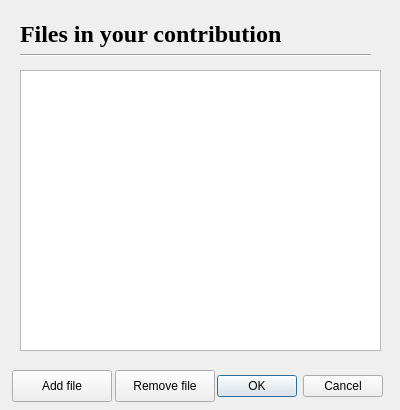
<?xml version="1.0" encoding="UTF-8"?>
<ui version="4.0">
 <class>File_Dialog</class>
 <widget class="QDialog" name="File_Dialog">
  <property name="geometry">
   <rect>
    <x>0</x>
    <y>0</y>
    <width>400</width>
    <height>410</height>
   </rect>
  </property>
  <property name="windowTitle">
   <string>Dialog</string>
  </property>
  <widget class="QDialogButtonBox" name="buttonBox">
   <property name="geometry">
    <rect>
     <x>42</x>
     <y>370</y>
     <width>341</width>
     <height>32</height>
    </rect>
   </property>
   <property name="orientation">
    <enum>Qt::Horizontal</enum>
   </property>
   <property name="standardButtons">
    <set>QDialogButtonBox::Cancel|QDialogButtonBox::Ok</set>
   </property>
  </widget>
  <widget class="QTableWidget" name="tableWidget">
   <property name="geometry">
    <rect>
     <x>20</x>
     <y>70</y>
     <width>361</width>
     <height>281</height>
    </rect>
   </property>
  </widget>
  <widget class="Line" name="line_2">
   <property name="geometry">
    <rect>
     <x>20</x>
     <y>45</y>
     <width>351</width>
     <height>20</height>
    </rect>
   </property>
   <property name="orientation">
    <enum>Qt::Horizontal</enum>
   </property>
  </widget>
  <widget class="QLabel" name="label_option">
   <property name="geometry">
    <rect>
     <x>20</x>
     <y>20</y>
     <width>281</width>
     <height>31</height>
    </rect>
   </property>
   <property name="font">
    <font>
     <family>Times New Roman</family>
     <pointsize>18</pointsize>
     <weight>75</weight>
     <bold>true</bold>
    </font>
   </property>
   <property name="text">
    <string>Files in your contribution</string>
   </property>
   <property name="alignment">
    <set>Qt::AlignLeading|Qt::AlignLeft|Qt::AlignTop</set>
   </property>
  </widget>
  <widget class="QPushButton" name="pushButton_add">
   <property name="geometry">
    <rect>
     <x>12</x>
     <y>370</y>
     <width>100</width>
     <height>32</height>
    </rect>
   </property>
   <property name="text">
    <string>Add file</string>
   </property>
  </widget>
  <widget class="QPushButton" name="pushButton_remove">
   <property name="geometry">
    <rect>
     <x>115</x>
     <y>370</y>
     <width>100</width>
     <height>32</height>
    </rect>
   </property>
   <property name="text">
    <string>Remove file</string>
   </property>
  </widget>
 </widget>
 <resources/>
 <connections>
  <connection>
   <sender>buttonBox</sender>
   <signal>accepted()</signal>
   <receiver>File_Dialog</receiver>
   <slot>accept()</slot>
   <hints>
    <hint type="sourcelabel">
     <x>248</x>
     <y>254</y>
    </hint>
    <hint type="destinationlabel">
     <x>157</x>
     <y>274</y>
    </hint>
   </hints>
  </connection>
  <connection>
   <sender>buttonBox</sender>
   <signal>rejected()</signal>
   <receiver>File_Dialog</receiver>
   <slot>reject()</slot>
   <hints>
    <hint type="sourcelabel">
     <x>316</x>
     <y>260</y>
    </hint>
    <hint type="destinationlabel">
     <x>286</x>
     <y>274</y>
    </hint>
   </hints>
  </connection>
 </connections>
</ui>
